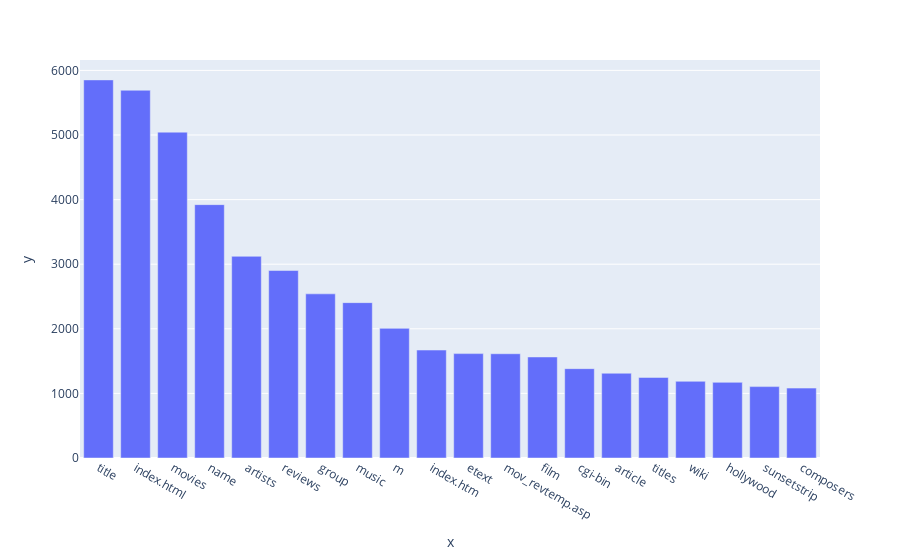

This figure's notebook cell:
### Code cell
plot_series(get_top_part_for_type(df, "Arts", 20))

### Figure 1 — Plotly figure (JSON) as saved in the notebook; plotly's stock layout.template omitted (floating-point values rounded to 4 significant figures)
{"data": [{"alignmentgroup": "True", "hovertemplate": "x=%{x}<br>y=%{y}<extra></extra>", "legendgroup": "", "marker": {"color": "#636efa", "pattern": {"shape": ""}}, "name": "", "offsetgroup": "", "orientation": "v", "showlegend": false, "textposition": "auto", "type": "bar", "x": ["title", "index.html", "movies", "name", "artists", "reviews", "group", "music", "m", "index.htm", "etext", "mov_revtemp.asp", "film", "cgi-bin", "article", "titles", "wiki", "hollywood", "sunsetstrip", "composers"], "xaxis": "x", "y": [5853, 5693, 5044, 3922, 3122, 2902, 2541, 2405, 2007, 1671, 1616, 1614, 1564, 1383, 1312, 1247, 1187, 1171, 1105, 1082], "yaxis": "y"}], "layout": {"barmode": "relative", "legend": {"tracegroupgap": 0}, "margin": {"t": 60}, "xaxis": {"anchor": "y", "domain": [0, 1], "title": {"text": "x"}}, "yaxis": {"anchor": "x", "domain": [0, 1], "title": {"text": "y"}}}}
